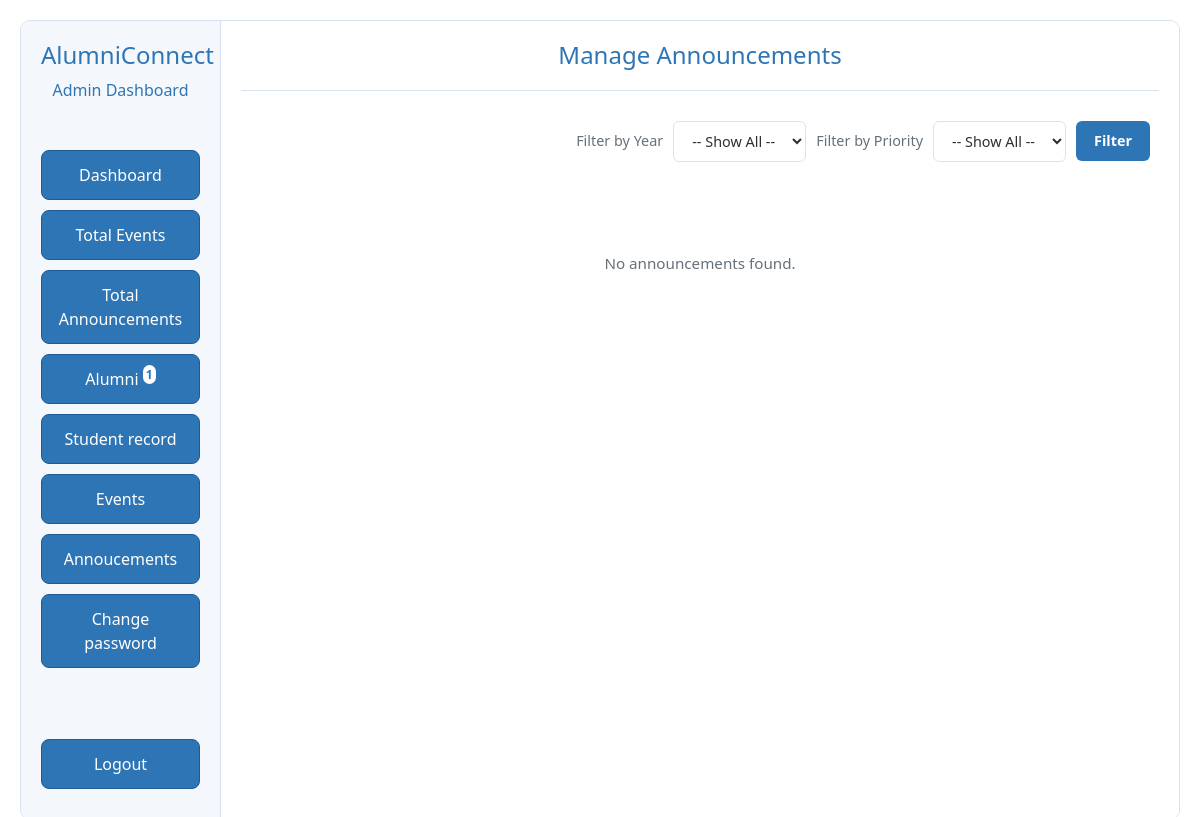
The page /admin/manage_announcements.php on the database as committed earlier.
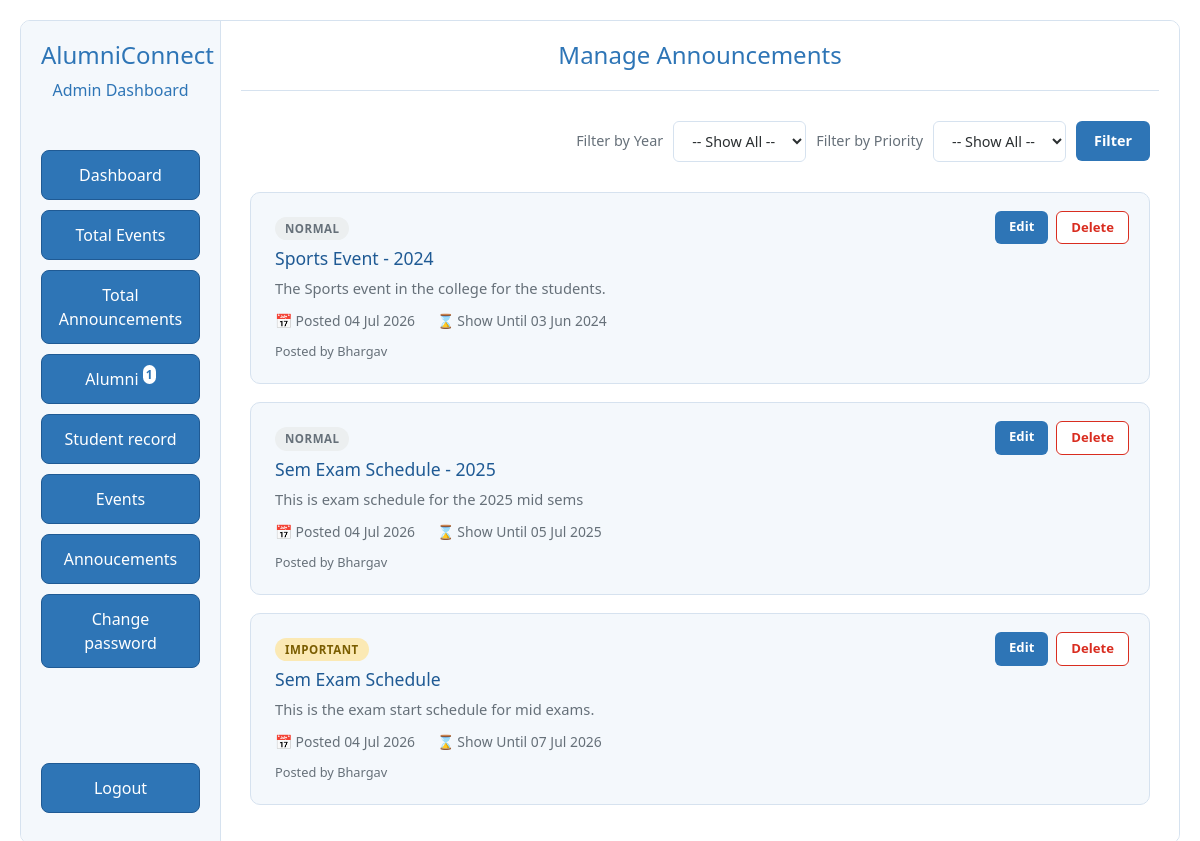
The same page on the database as committed later.
### tables this page shows
CREATE TABLE `announcement_master` (
  `anno_id` int(11) NOT NULL,
  `anno_title` varchar(255) NOT NULL,
  `anno_desc` varchar(255) NOT NULL,
  `anno_type` enum('Normal','Important','Urgent','') NOT NULL DEFAULT 'Normal',
  `anno_show_until` date NOT NULL,
  `anno_additional_links` varchar(255) DEFAULT NULL,
  `created_by` int(11) NOT NULL,
  `created_at` timestamp NOT NULL DEFAULT current_timestamp(),
  `updated_at` timestamp NOT NULL DEFAULT current_timestamp() ON UPDATE current_timestamp()
);

CREATE TABLE `adminmaster` (
  `admin_id` int(11) NOT NULL,
  `admin_name` varchar(255) NOT NULL,
  `admin_email` varchar(255) NOT NULL,
  `password` varchar(255) NOT NULL,
  `created_At` datetime NOT NULL DEFAULT current_timestamp(),
  `update_at` timestamp NOT NULL DEFAULT current_timestamp() ON UPDATE current_timestamp()
);

### admin/manage_announcements.php (the view, shortened to what this page needs)
<?php
include '../utills/db_conn.php';
include("./admin_favicon.php");
$selected_year = $_GET['fyear'] ?? 'all';
$announcement_priority = $_GET["priority"] ?? 'all';
if ($selected_year !== 'all' && !empty($selected_year) && $announcement_priority !== 'all' && !empty($announcement_priority)) {
    $anno_query = "SELECT a.*, ad.admin_name FROM announcement_master a
                    LEFT JOIN adminmaster ad ON a.created_by = ad.admin_id
                    WHERE YEAR(a.created_at) = ? AND a.anno_type = ?
                    ORDER BY a.created_at DESC";
    $anno_stmt = $conn->prepare($anno_query);
    $anno_stmt->bind_param("is", $selected_year, $announcement_priority);
    $anno_stmt->execute();
    $anno_res = $anno_stmt->get_result();
} else {
    $anno_query = "SELECT a.*, ad.admin_name FROM announcement_master a
                    LEFT JOIN adminmaster ad ON a.created_by = ad.admin_id
                    ORDER BY a.created_at DESC";
    $anno_res = $conn->query($anno_query);
}
?>
<!DOCTYPE html>
<html lang="en">
<head>
</head>
<body>
    <div class="admin-wrapper">
        <?php include "./sidebar.php" ?>
        <div class="admin-main">
            <h1 class="admin-title">Manage Announcements</h1>
            <div class="filter-bar">
                <form method="GET" action="" style="display: flex; gap: 10px; align-items: center;">
                    <label for="fyear">Filter by Year</label>
                    <select id="fyear" name="fyear">
                        <option value="all" <?= $selected_year === 'all' ? 'selected' : '' ?>>-- Show All --</option>
                    </select>
                    <label for="fyear">Filter by Priority</label>
                    <select id="priority" name="priority">
                        <option value="all" <?= $selected_year === 'all' ? 'selected' : '' ?>>-- Show All --</option>
                    </select>
                    <button type="submit">Filter</button>
                </form>
            </div>
            <div class="anno-list">
                <?php if ($anno_res && $anno_res->num_rows > 0): ?>
                    <?php while ($anno = $anno_res->fetch_assoc()): ?>
                        <div class="anno-card">
                            <div class="card-actions">
                                <a href="./create_announcement.php?edit=<?= htmlspecialchars($anno['anno_id']) ?>&current_page=<?= htmlspecialchars("edit") ?>" class="edit-btn">Edit</a>
                                <a href="./manage_announcements.php?delete_id=<?= htmlspecialchars($anno['anno_id']) ?>"
                                    class="delete-btn"
                                    onclick="return confirm('Are you sure you want to delete this announcement?');">Delete</a>
                            </div>
                            <span class="badge-light <?= htmlspecialchars(strtolower($anno['anno_type'])) ?>"><?= htmlspecialchars($anno['anno_type']) ?></span>
                            <h3><?= htmlspecialchars($anno['anno_title']) ?></h3>
                            <?php if (!empty($anno['anno_desc'])): ?>
                                <p class="desc"><?= htmlspecialchars($anno['anno_desc']) ?></p>
                            <?php endif; ?>
                            <div class="meta">
                                <span>&#128197; Posted <?= date('d M Y', strtotime($anno['created_at'])) ?></span>
                                <?php if (!empty($anno['anno_show_until'])): ?>
                                    <span>&#8987; Show Until <?= date('d M Y', strtotime($anno['anno_show_until'])) ?></span>
                                <?php endif; ?>
                            </div>
                            <div class="posted-by">Posted by <?= htmlspecialchars($anno['admin_name'] ?? 'Unknown') ?></div>
                        </div>
                    <?php endwhile; ?>
                <?php else: ?>
                    <div class="empty-state">No announcements found.</div>
                <?php endif; ?>
            </div>
        </div>
    </div>
</body>
</html>

Rows that differ between the two databases and show on the page:
added announcement_master: anno_type "NORMAL", anno_title "Sports Event - 2024", anno_desc "The Sports event in the college for the students.", created_at "04 Jul 2026", anno_show_until "03 Jun 2024", created_by.admin_name "Bhargav"
added announcement_master: anno_type "NORMAL", anno_title "Sem Exam Schedule - 2025", anno_desc "This is exam schedule for the 2025 mid sems", created_at "04 Jul 2026", anno_show_until "05 Jul 2025", created_by.admin_name "Bhargav"
added announcement_master: anno_type "IMPORTANT", anno_title "Sem Exam Schedule", anno_desc "This is the exam start schedule for mid exams.", created_at "04 Jul 2026", anno_show_until "07 Jul 2026", created_by.admin_name "Bhargav"
Other text that changed with them:
text no longer shown: "No announcements found."
